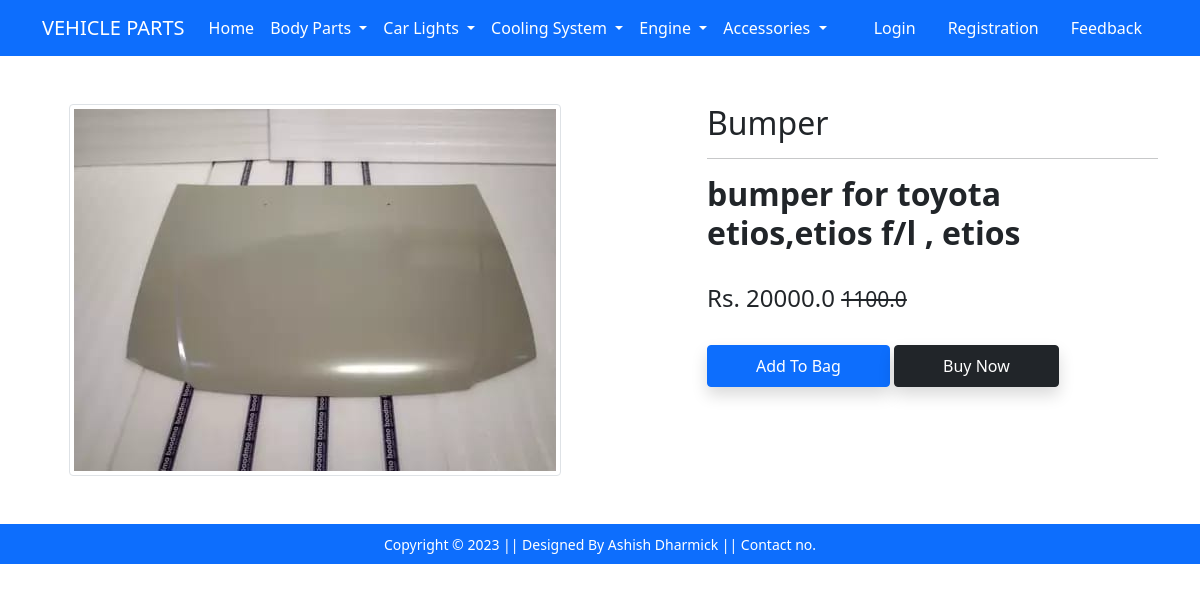
Screenshot of /product-detail/1 with the database file from the repository.
### vehicleparts/models.py (models this page shows, shortened)
class Product(models.Model):
    title = models.CharField(max_length=100)
    selling_price = models.FloatField()
    discounted_price = models.FloatField()
    description = models.TextField()
    brand = models.CharField(max_length=100)
    category = models.CharField(choices=CATEGORY_CHOICES, max_length=5)
    stock = models.CharField(max_length=5)
    product_image = models.ImageField(upload_to="productimg")

### vehicleparts/views.py (the view)
# urls.py: path('product-detail/<int:pk>',views.ProductDetailView.as_view(), name='product-detail'),
class ProductDetailView(View):
    def get(self, request, pk):
        totalitem = 0
        product = Product.objects.get(pk=pk)
        item_already_in_cart = False
        if request.user.is_authenticated:
            item_already_in_cart = Cart.objects.filter(Q(product=product.id) & Q(user=request.user)).exists()
            if request.user.is_authenticated:
                totalitem = len(Cart.objects.filter(user=request.user))
        return render(request, 'productdetail.html',
                      {'product': product, 'item_already_in_cart': item_already_in_cart, 'totalitem': totalitem})

### vehicleparts/templates/productdetail.html (shortened to what this page needs)
{% extends 'base.html' %}
{% load static %}
{% block main-content %}
<div class="container my-5">
 <div class="row">
  <div class="col-sm-6 text-center align-self-center">
   <img src="{{product.product_image.url}}" alt="" class="img-fluid img-thumbnail">
  </div>
  <div class="col-sm-5 offset-sm-1">
   <h2>{{product.title}}</h2>
   <hr>
   <h2 class="fw-bold">{{product.description}}</h2> <br>
   <h4>Rs. {{product.discounted_price}} <small class="fw-light text-decoration-line-through">{{product.selling_price}}</small></h4> <br>
{% if not request.user.is_authenticated %}
<form action="/add-to-cart" class="d-inline"><input type="hidden" name="prod_id" value={{product.id}} id="prod_id">
    <button type="submit" class="btn btn-primary shadow px-5 py-2">Add To Bag</button>
</form>
{% endif %}
{% if not request.user.is_authenticated %}
<form action="/add-to-cart" class="d-inline"><input type="hidden" name="prod_id" value={{product.id}} id="prod_id">
    <button type="submit" class="btn btn-dark shadow px-5 py-2">Buy Now</button>
</form>
{% endif %}
  </div>
 </div>
</div>
{% endblock main-content %}

### rows the page displays
Product: product_image (picture), title "Bumper", description "bumper for toyota etios,etios f/l , etios", discounted_price "20000.0", selling_price "1100.0"
